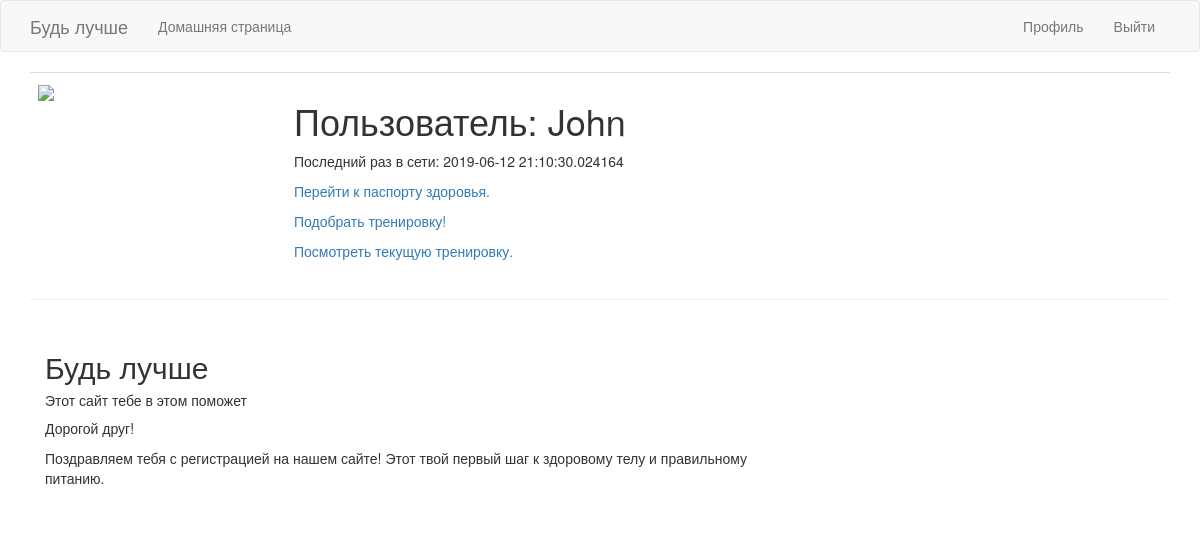
The app's page /user/John (signed in), older data.
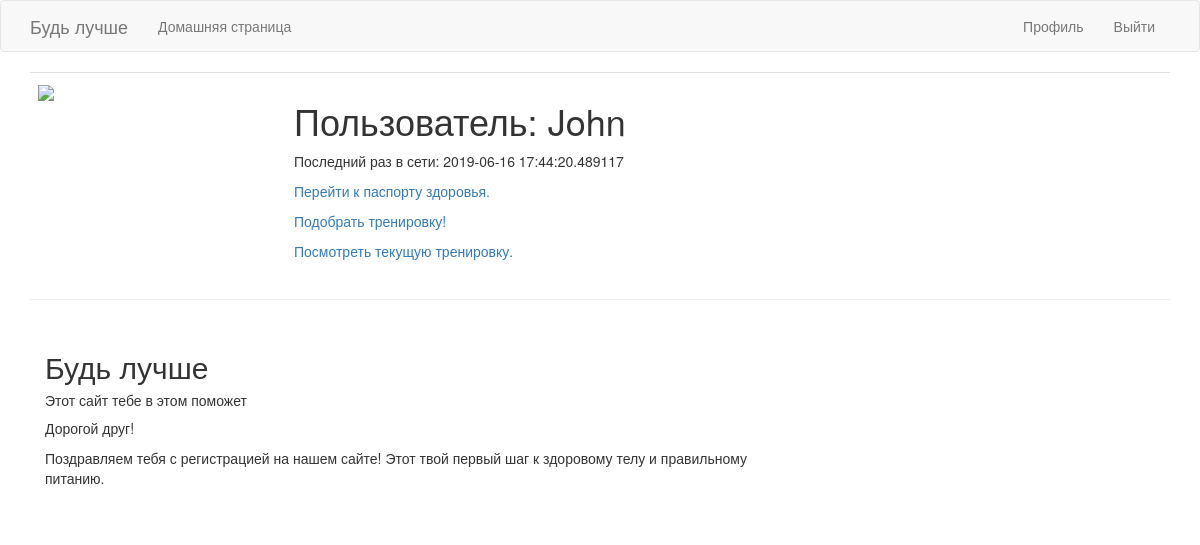
The same page, newer data.
### app/models.py (models this page shows, shortened)
class User(UserMixin, db.Model):
    id = db.Column(db.Integer, primary_key=True)
    username = db.Column(db.String(128), index=True)
    dateOfBirth = db.Column(db.Date)
    email = db.Column(db.String(120), index=True, unique=True)
    password_hash = db.Column(db.String(128))
    full_name = db.Column(db.String(128))
    gender = db.Column(db.String(32))
    last_seen = db.Column(db.DateTime, default=datetime.utcnow)
    training_lists = db.relationship('TrainingList', backref='training_list', lazy='dynamic')
    userinfo = db.relationship('InfoUser', backref='info', lazy='dynamic')
    active_training = db.Column(db.Integer, default = 0)
    def avatar(self, size):
        digest = md5(self.email.lower().encode('utf-8')).hexdigest()
        return 'https://www.gravatar.om/avatar/{}?d=identicon&s={}'.format(digest, size)

### app/routes.py (the view)
@app.route('/user/<username>')  # username - как динамический компонент URL-адреса
@login_required
def user(username):
    user = User.query.filter_by(username=username).first_or_404()
    return render_template('user.html', user=user)

### app/models.py (called while the page is built)
@login.user_loader
def load_user(id):
    return User.query.get(int(id))

### app/routes.py (called while the page is built)
@app.before_request
def before_request():
    if current_user.is_authenticated:
        current_user.last_seen = datetime.utcnow()
        db.session.commit()

### app/templates/user.html
{% extends "base.html" %}
{% import 'bootstrap/wtf.html' as wtf %}
{% block app_content %}
    <table class="table table-hover">
        <tr>
            <td width="256"><img src="{{ user.avatar(256) }}"></td>
            <td>
                <h1>Пользователь: {{ user.username }}</h1>
                {% if user.last_seen %}<p>Последний раз в сети: {{ user.last_seen }}</p>{% endif %}
                {% if user == current_user %}
                <p><a href="{{ url_for('pasport') }}">Перейти к паспорту здоровья.</a></p>
                <p><a href="{{ url_for('select_training') }}">Подобрать тренировку!</a></p>
                {%if current_user.active_training == 1%}
                <p><a href="{{ url_for('training_user') }}">Посмотреть текущую тренировку.</a></p>
                {% endif %}
                {% endif %}
            </td>
        </tr>
    </table>
    <hr>
    <div class="container" style="margin-top:30px">
  <div class="row">
    <div class="col-sm-8">
      <h2>Будь лучше</h2>
      <h5>Этот сайт тебе в этом поможет</h5>
      <p>Дорогой друг!</p>
      <p>Поздравляем тебя с регистрацией на нашем сайте! Этот твой первый шаг к здоровому телу и правильному питанию.</p>
      <br>
  </div>
</div>
{% endblock %}

Row changes from the older to the newer data that the page shows:
changed User "John": last_seen "2019-06-12 21:10:30.024164" → "2019-06-16 17:44:20.489117"
